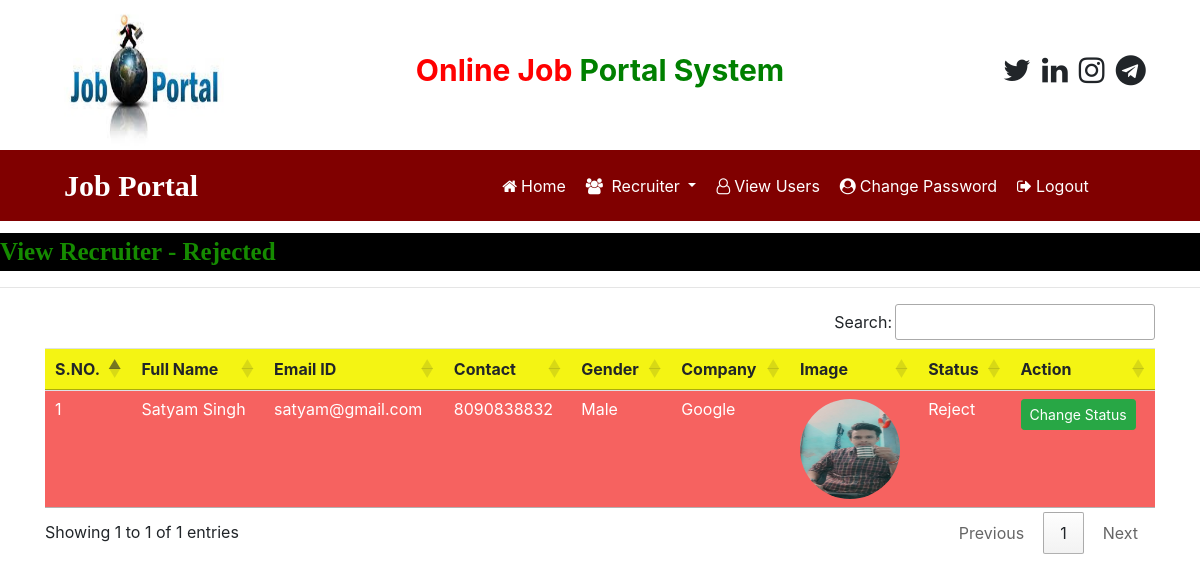
/recruiter_rejected (signed in), run on the app's committed database.
### job/models.py (models this page shows, shortened)
class Recruiter(models.Model):
    user = models.ForeignKey(User,on_delete=models.CASCADE)
    mobile = models.CharField(max_length=150,null=True)
    image = models.FileField(null=True)
    gender = models.CharField(max_length=250,null=True)
    company = models.CharField(max_length=250,null=True)
    type = models.CharField(max_length=130,null=True)
    status = models.CharField(max_length=130,null=True)

### job/views.py (the view)
# urls.py: path('recruiter_rejected',  recruiter_rejected,  name="recruiter_rejected"),
def recruiter_rejected(request):
    if not request.user.is_authenticated:
        return redirect('admin_login')
    data = Recruiter.objects.filter(status='Reject')
    d = {'data':data}
    return render(request,'recruiter_rejected.html',d)

### job/templates/recruiter_rejected.html
{% load static %}
{% block body %}
{% include 'admin_navigation.html' %}
<marquee style="font-family : 'Monotype Corsiva'; font-size:25px ; color : rgb(21, 139, 0) ; background-color : black ;font-weight: bold ; margin-top : 1%">
    View Recruiter - Rejected
</marquee>
 <hr>
<div class="container">
<table class="table table-hover" id="example">
    <thead>
        <tr style="background-color: rgb(244, 244, 19) ">
            <th>S.NO.</th>
            <th>Full Name</th>
            <th>Email ID</th>
            <th>Contact</th>
            <th>Gender</th>
            <th>Company</th>
            <th>Image</th>
            <th>Status</th>
            <th>Action</th>
        </tr>
    </thead>
    <tbody>
    {% for i in data %}
    <tr style="background-color: #f66260  ;color: white;">
        <td>{{forloop.counter}}</td>
        <td>{{i.user.first_name}} {{i.user.last_name}}</td>
        <td>{{i.user.username}}</td>
        <td>{{i.mobile}}</td>
        <td>{{i.gender}}</td>
        <td>{{i.company}}</td>
        <td><img src = "{{i.image.url}}" style="width : 100px ; height : 100px ; border-radius: 50%;  " ></td>
        <td>{{i.status}}</td>
        <td><a href="{% url 'change_status' i.id %}" class="btn btn-success btn-sm" >Change Status</a></td>
    </tr>
    {% endfor %}
    </tbody>
</table>
</div>
{% endblock %}

### data on the page
Recruiter: user.first_name "Satyam", user.last_name "Singh", user.username "satyam@gmail.com", mobile "8090838832", gender "Male", company "Google", image (picture), status "Reject"
